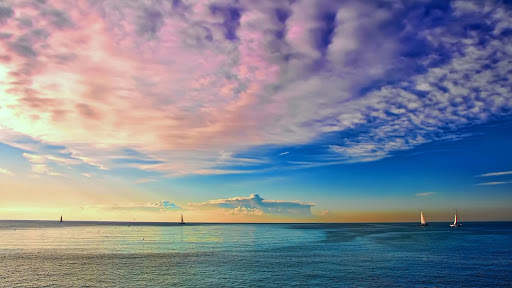
#> input picture 0728/test1.jpg, 512 x 288 px
$ python sobel.py
#> lines starting #> are read from the running program, lines starting #| are printed output that depends on the picture; after the words box and inside, x2 and y2 are one past the last pixel; in counts of white or black regions, pixels touching at a corner belong together
import cv2 as cv
import numpy as np
from matplotlib import pyplot as plt

img = cv.imread('test1.jpg',0)
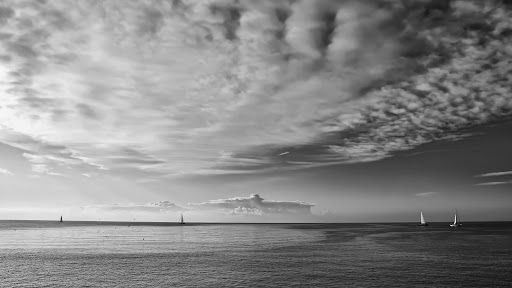
#> img: shape (288, 512); min 0, max 249, mean 135.5
sobel = cv.Sobel(img,cv.CV_8U,1,1,ksize=3)
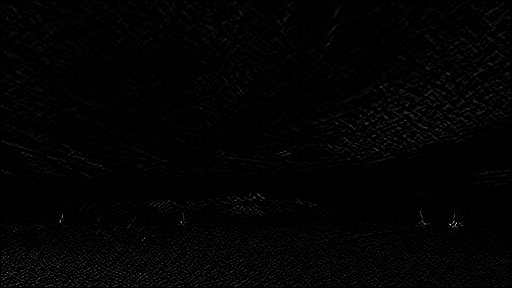
#> sobel: shape (288, 512); min 0, max 205, mean 2.9
sobelx = cv.Sobel(img,cv.CV_32F,1,0,ksize=3)
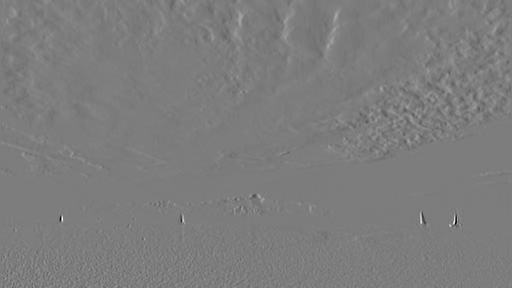
#> sobelx: shape (288, 512) float32; min -709, max 730, mean -2; drawn with min black and max white
sobely = cv.Sobel(img,cv.CV_32F,0,1,ksize=3)
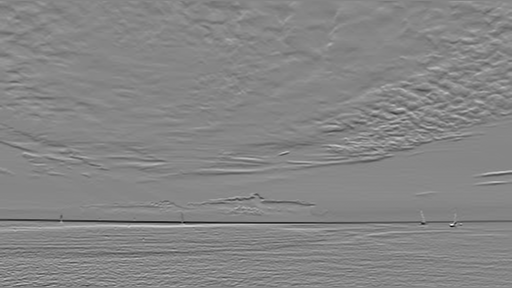
#> sobely: shape (288, 512) float32; min -718, max 649, mean -1.1; drawn with min black and max white
sobel2 = cv.Sobel(img,cv.CV_8U,1,1,ksize=5)
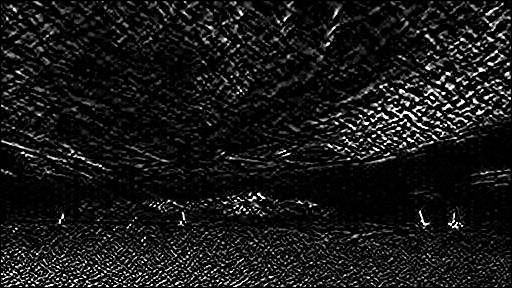
#> sobel2: shape (288, 512); min 0, max 255, mean 23.1
cv.imshow('img',img)
cv.imshow('sobel3',sobel)
cv.imshow('sobelx',sobelx)
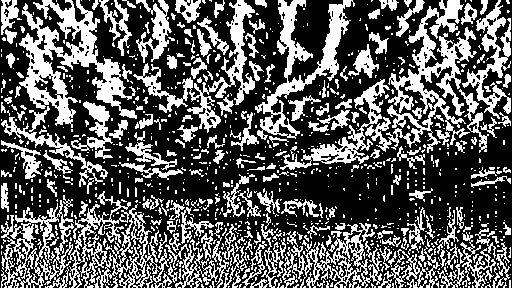
#> window 'sobelx': shape (288, 512); 36.2% white; 1000 white regions (784 under 20 px), largest, box (x1, y1, x2, y2) and area: (19, 0, 137, 128) 5167, (365, 0, 477, 153) 4790, (53, 191, 178, 288) 3417
cv.imshow('sobely',sobely)
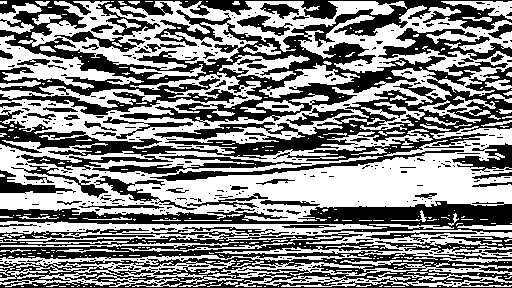
#> window 'sobely': shape (288, 512); 52.6% white; 397 black regions (320 under 20 px), largest, box (x1, y1, x2, y2) and area: (0, 0, 512, 181) 34225, (0, 228, 512, 288) 13676, (0, 201, 512, 233) 6818
cv.imshow('sobel5',sobel2)
cv.waitKey(0)
cv.destroyAllWindows()
